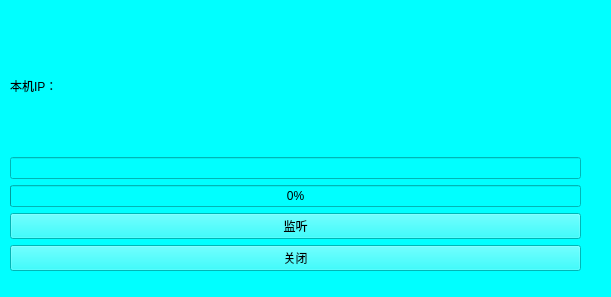
<?xml version="1.0" encoding="UTF-8"?>
<ui version="4.0">
 <class>Widget</class>
 <widget class="QWidget" name="Widget">
  <property name="geometry">
   <rect>
    <x>0</x>
    <y>0</y>
    <width>611</width>
    <height>297</height>
   </rect>
  </property>
  <property name="windowTitle">
   <string>Form</string>
  </property>
  <property name="styleSheet">
   <string notr="true">background-color: rgb(0, 255, 255);

</string>
  </property>
  <widget class="QWidget" name="verticalLayoutWidget">
   <property name="geometry">
    <rect>
     <x>10</x>
     <y>20</y>
     <width>571</width>
     <height>251</height>
    </rect>
   </property>
   <layout class="QVBoxLayout" name="verticalLayout">
    <item>
     <widget class="QLabel" name="serverStatusLabel">
      <property name="text">
       <string>本机IP：</string>
      </property>
     </widget>
    </item>
    <item>
     <widget class="QLineEdit" name="hostLineEdit"/>
    </item>
    <item>
     <widget class="QProgressBar" name="serverProgressBar">
      <property name="value">
       <number>0</number>
      </property>
     </widget>
    </item>
    <item>
     <widget class="QPushButton" name="startButton">
      <property name="text">
       <string>监听</string>
      </property>
     </widget>
    </item>
    <item>
     <widget class="QPushButton" name="pushButton">
      <property name="text">
       <string>关闭</string>
      </property>
     </widget>
    </item>
   </layout>
  </widget>
 </widget>
 <resources/>
 <connections>
  <connection>
   <sender>pushButton</sender>
   <signal>clicked()</signal>
   <receiver>Widget</receiver>
   <slot>close()</slot>
   <hints>
    <hint type="sourcelabel">
     <x>76</x>
     <y>283</y>
    </hint>
    <hint type="destinationlabel">
     <x>199</x>
     <y>149</y>
    </hint>
   </hints>
  </connection>
 </connections>
</ui>
